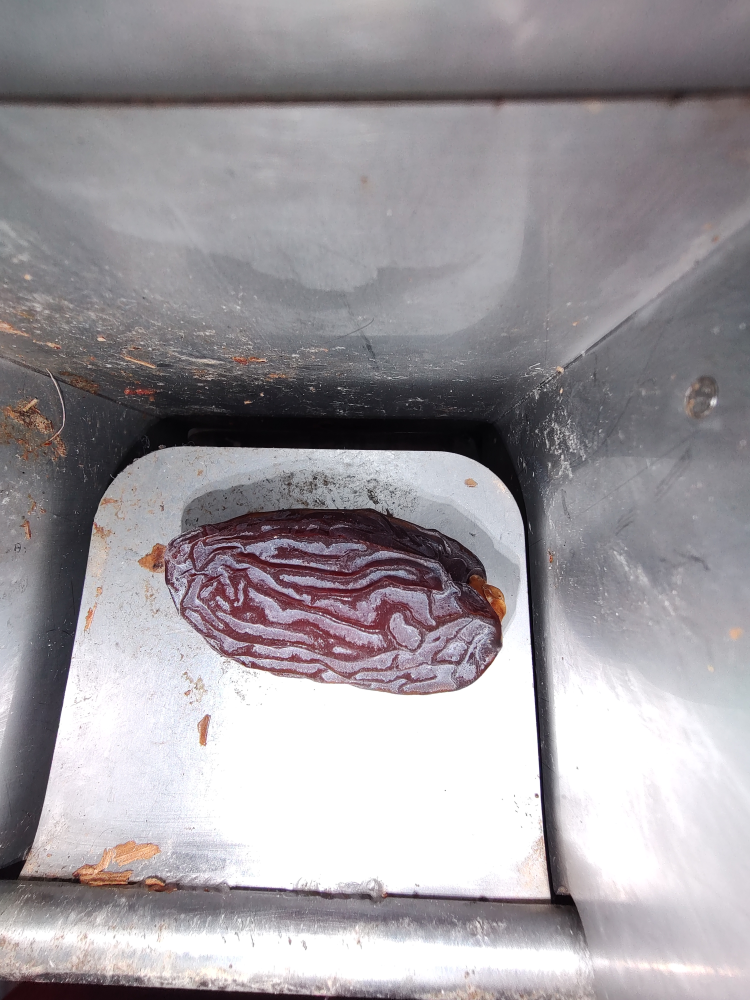
#> input picture ImageAssets/Juicy/Juicy1.jpg, 3000 x 4000 px, found by its file name (shown at 1/4 size); its folder holds only this picture in this run
$ python app_morphology.py
#> lines starting #> are read from the running program, lines starting #| are printed output that depends on the picture; after the words box and inside, x2 and y2 are one past the last pixel; in counts of white or black regions, pixels touching at a corner belong together
import cv2 as cv

# import argparse
max_value = 255
max_value_H = 360//2
low_H = 0
low_S = 0
low_V = 0
high_H = max_value_H
high_S = max_value
high_V = max_value

window_capture_name = 'Original'
window_detection_name = 'Object Detection'
window_controls_name = 'Controls'
windows_final_name = 'final output'

low_H_name = 'Low H'
low_S_name = 'Low S'
low_V_name = 'Low V'
high_H_name = 'High H'
high_S_name = 'High S'
high_V_name = 'High V'


# create windows
cv.namedWindow(window_capture_name, cv.WINDOW_NORMAL)
cv.namedWindow(window_detection_name, cv.WINDOW_NORMAL)
cv.namedWindow(window_controls_name, cv.WINDOW_NORMAL)
cv.namedWindow(windows_final_name, cv.WINDOW_NORMAL)

cv.createTrackbar(low_H_name, window_controls_name , high_H-45, max_value_H, lambda _:_)
cv.createTrackbar(high_H_name, window_controls_name , high_H, max_value_H, lambda _:_)
cv.createTrackbar(low_S_name, window_controls_name , low_S+60, max_value, lambda _:_)
cv.createTrackbar(high_S_name, window_controls_name , high_S, max_value, lambda _:_)
cv.createTrackbar(low_V_name, window_controls_name , low_V, max_value, lambda _:_)
cv.createTrackbar(high_V_name, window_controls_name , high_V, max_value, lambda _:_)

# slider for images
# imagefilepaths = [".\\..\\ImageAssets\\subtraction\\full.JPG", ".\\..\\ImageAssets\\subtraction\\empty.JPG"]

import os
imdir = '.\\..\\ImageAssets\\Juicy\\'
files = os.listdir(imdir)
image_paths = list(
    map(lambda filename: imdir+filename,
        filter(
            lambda filename: filename.endswith(('.jpg','.JPG')), files)
        )
    )

cv.createTrackbar("Image", window_controls_name, 0, len(image_paths)-1, lambda _:_)


# start running program
while True:

    frame = cv.imread(image_paths[cv.getTrackbarPos("Image",window_controls_name)])
#> frame is the input picture: shape (4000, 3000, 3); mean B, G, R 158.4, 153.8, 158.4

    # frame = cv.imread(imagefilepaths[cv.getTrackbarPos("image_selector", window_controls_name)])
    frame = cv.resize(frame, (800,800))
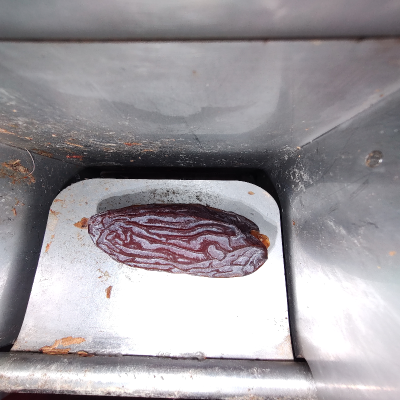
#> frame: shape (800, 800, 3) (shown at 1/2 size); mean B, G, R 158.4, 153.8, 158.4

    frame_HSV = cv.cvtColor(frame, cv.COLOR_BGR2HSV)
#> frame_HSV: shape (800, 800, 3); mean H, S, V 112.5, 18.3, 161.2
    segmented_binary_img = cv.inRange(frame_HSV,
                                 (cv.getTrackbarPos(low_H_name, window_controls_name),
                                  cv.getTrackbarPos(low_S_name, window_controls_name),
                                  cv.getTrackbarPos(low_V_name, window_controls_name)),
                                 (cv.getTrackbarPos(high_H_name, window_controls_name),
                                  cv.getTrackbarPos(high_S_name, window_controls_name),
                                  cv.getTrackbarPos(high_V_name, window_controls_name)))
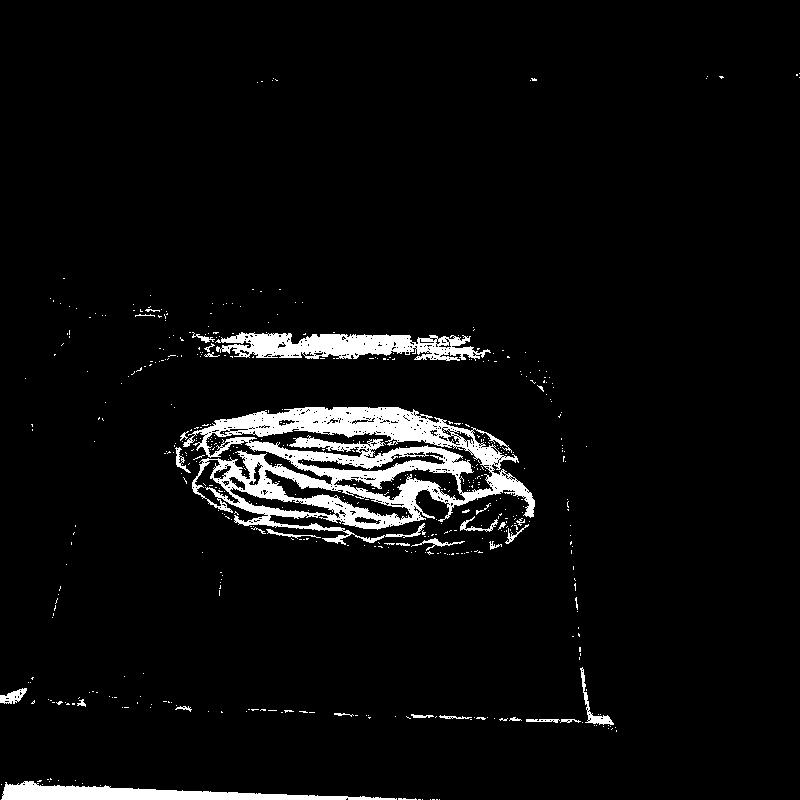
#> segmented_binary_img: shape (800, 800); 4.9% white; 527 white regions (495 under 20 px), largest, box (x1, y1, x2, y2) and area: (183, 407, 535, 545) 19759, (215, 332, 491, 361) 4725, (1, 781, 397, 800) 3553

    cv.imshow(window_capture_name, frame)
    cv.imshow(window_detection_name, segmented_binary_img)

    # -- create border
    thresh = cv.threshold(segmented_binary_img, 250, 255, cv.THRESH_BINARY)[1] # this may be superfluous, thresholding a binary image?
    # cv.imshow(windows_final_name, thresh)

    # apply morphology close
    kernel = cv.getStructuringElement(cv.MORPH_ELLIPSE, (10, 10))
    close = cv.morphologyEx(thresh, cv.MORPH_CLOSE, kernel)
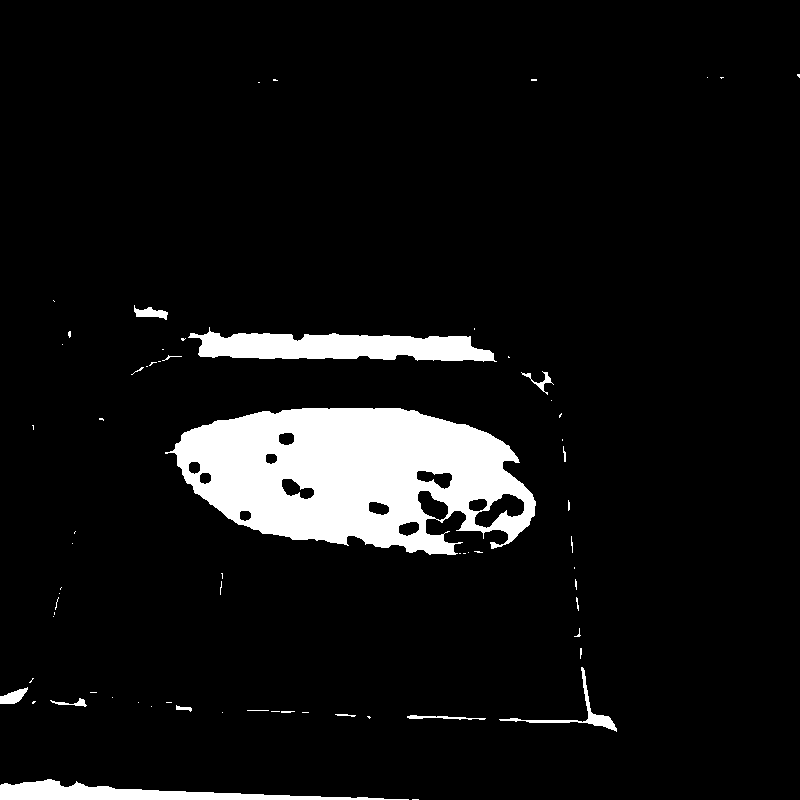
#> close: shape (800, 800); 7.5% white; 69 white regions (51 under 20 px), largest, box (x1, y1, x2, y2) and area: (165, 408, 536, 555) 35810, (188, 327, 497, 362) 6610, (0, 779, 409, 800) 3563
    cv.imshow(windows_final_name, close)


    key = cv.waitKey(30)
#> (key q is pressed here)
    if key == ord('q') or key == 27:
        break

cv.destroyAllWindows()

$ run again, on ImageAssets/Juicy/Juicy5.jpg
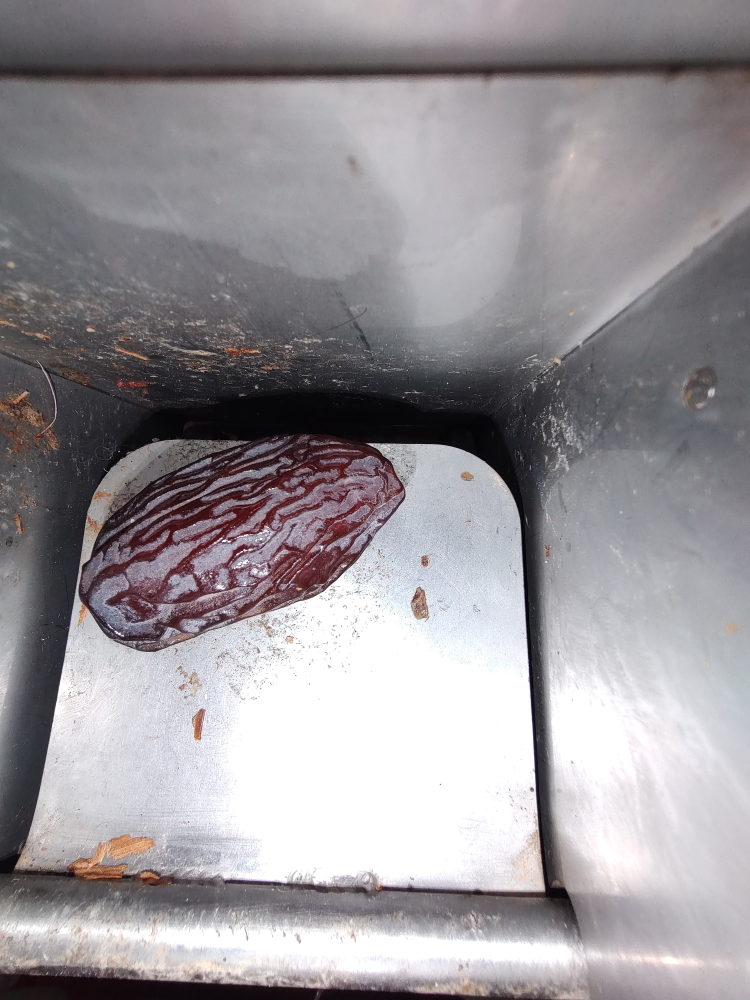
#> input picture ImageAssets/Juicy/Juicy5.jpg, 3000 x 4000 px, found by its file name (shown at 1/4 size)
#> frame is the input picture: shape (4000, 3000, 3); mean B, G, R 153.3, 149.4, 153.4
#> frame: shape (800, 800, 3)
#> frame_HSV: shape (800, 800, 3); mean H, S, V 113.4, 19, 156.3
#> `segmented_binary_img = cv.inRange(frame_HSV, (cv.getTrackbarPos(low_H_..`:
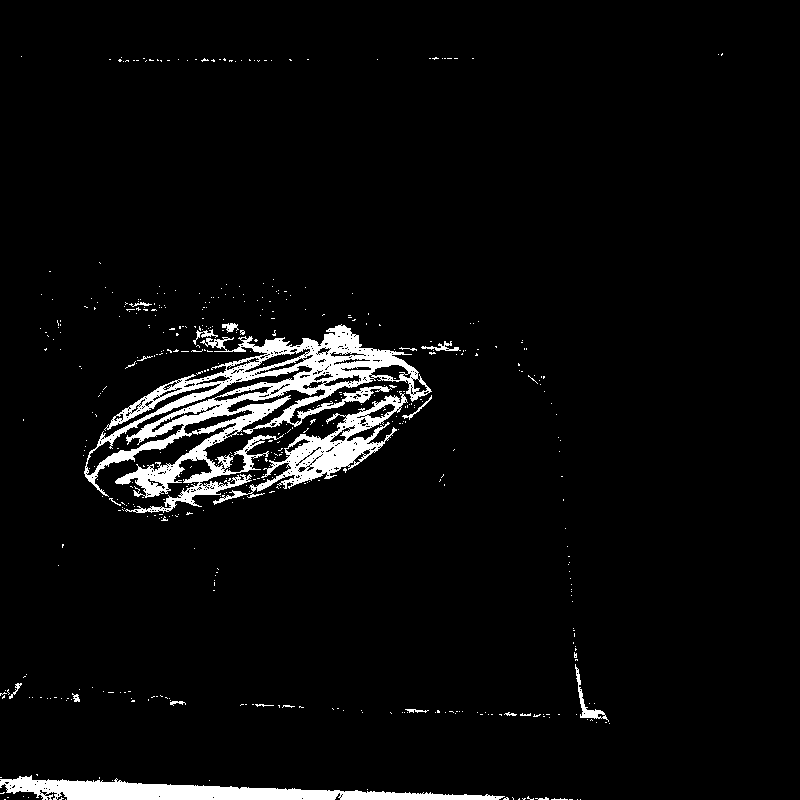
#> segmented_binary_img: shape (800, 800); 4.6% white; 495 white regions (473 under 20 px), largest, box (x1, y1, x2, y2) and area: (84, 324, 432, 513) 16549, (0, 775, 505, 800) 5913, (213, 391, 408, 505) 4341
#> `close = cv.morphologyEx(thresh, cv.MORPH_CLOSE, kernel)`:
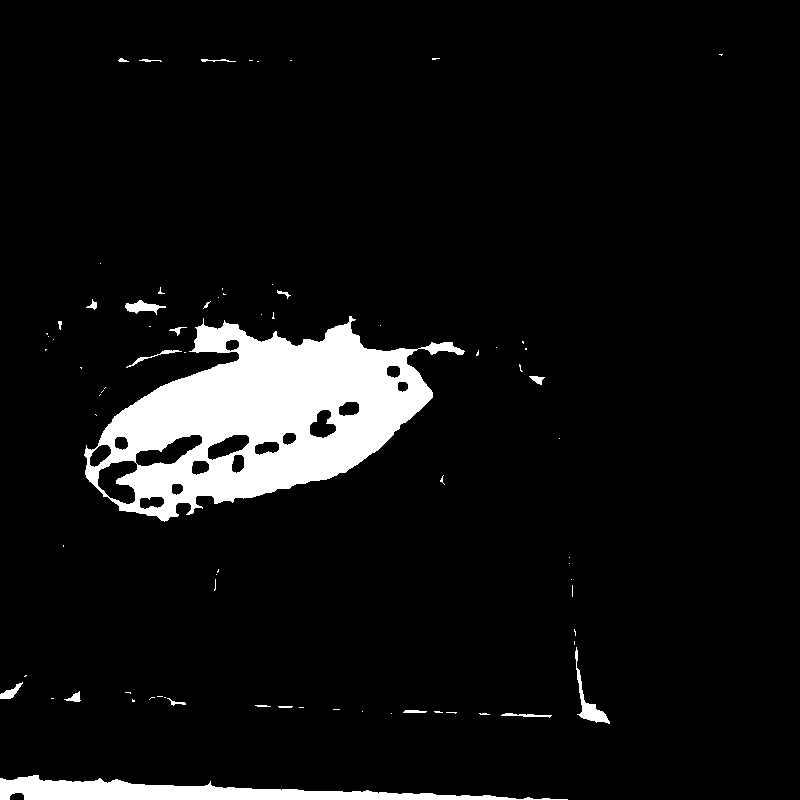
#> close: shape (800, 800); 7.1% white; 77 white regions (56 under 20 px), largest, box (x1, y1, x2, y2) and area: (84, 316, 465, 522) 36876, (0, 775, 568, 800) 6282, (575, 647, 610, 724) 541

$ run again, on ImageAssets/Juicy/Juicy6.jpg
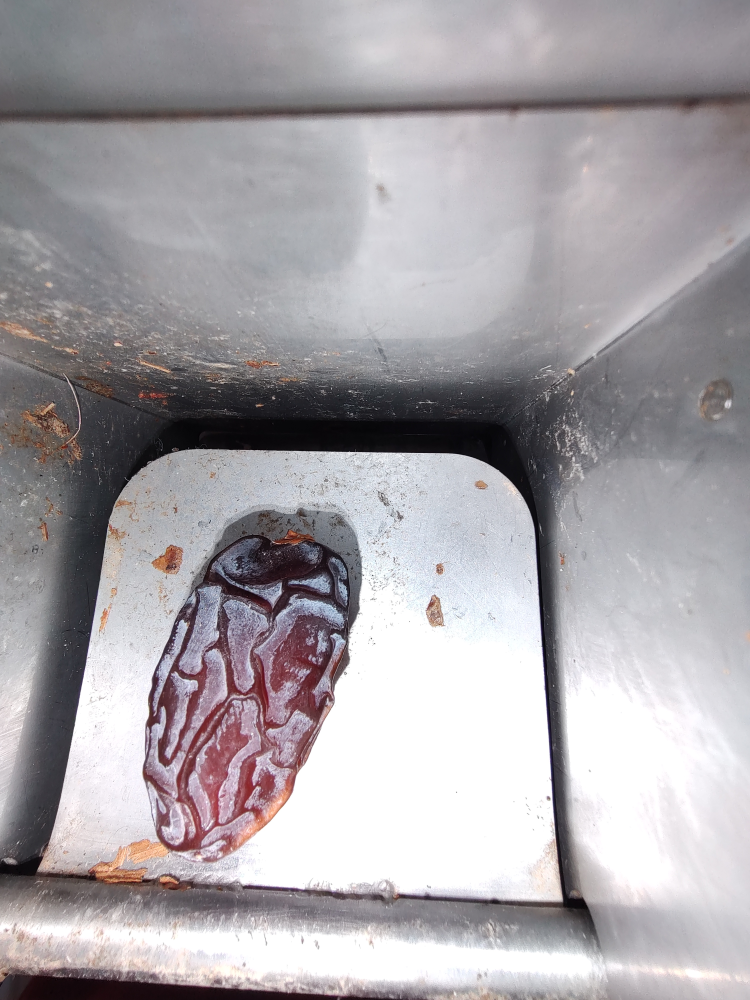
#> input picture ImageAssets/Juicy/Juicy6.jpg, 3000 x 4000 px, found by its file name (shown at 1/4 size)
#> frame is the input picture: shape (4000, 3000, 3); mean B, G, R 167.6, 163.5, 167.8
#> frame: shape (800, 800, 3)
#> frame_HSV: shape (800, 800, 3); mean H, S, V 109.5, 17, 170.8
#> `segmented_binary_img = cv.inRange(frame_HSV, (cv.getTrackbarPos(low_H_..`:
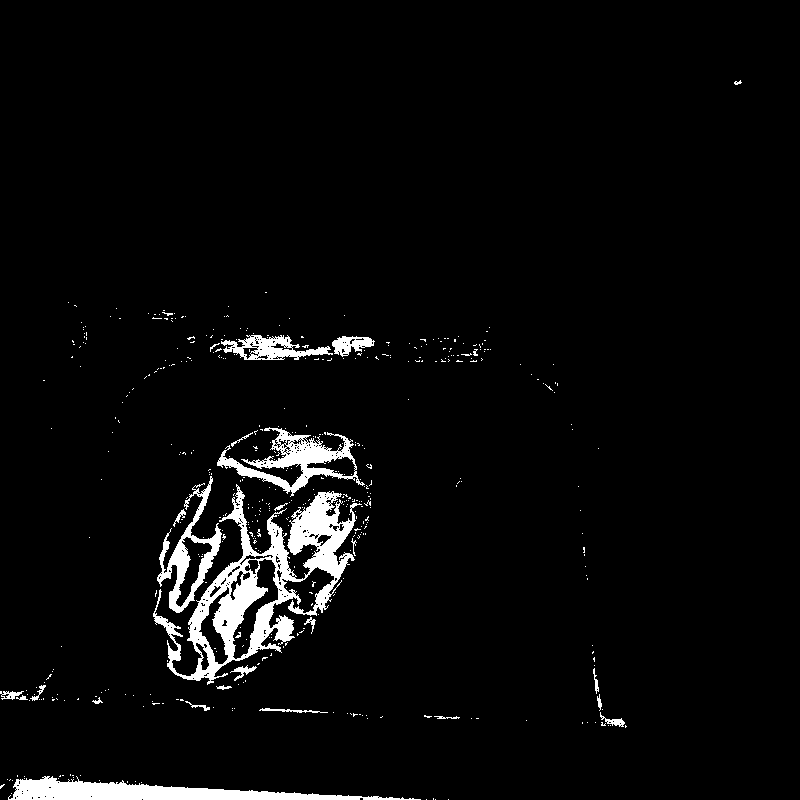
#> segmented_binary_img: shape (800, 800); 3.9% white; 475 white regions (448 under 20 px), largest, box (x1, y1, x2, y2) and area: (153, 484, 362, 685) 11116, (8, 776, 421, 800) 4516, (217, 427, 365, 497) 3063
#> `close = cv.morphologyEx(thresh, cv.MORPH_CLOSE, kernel)`:
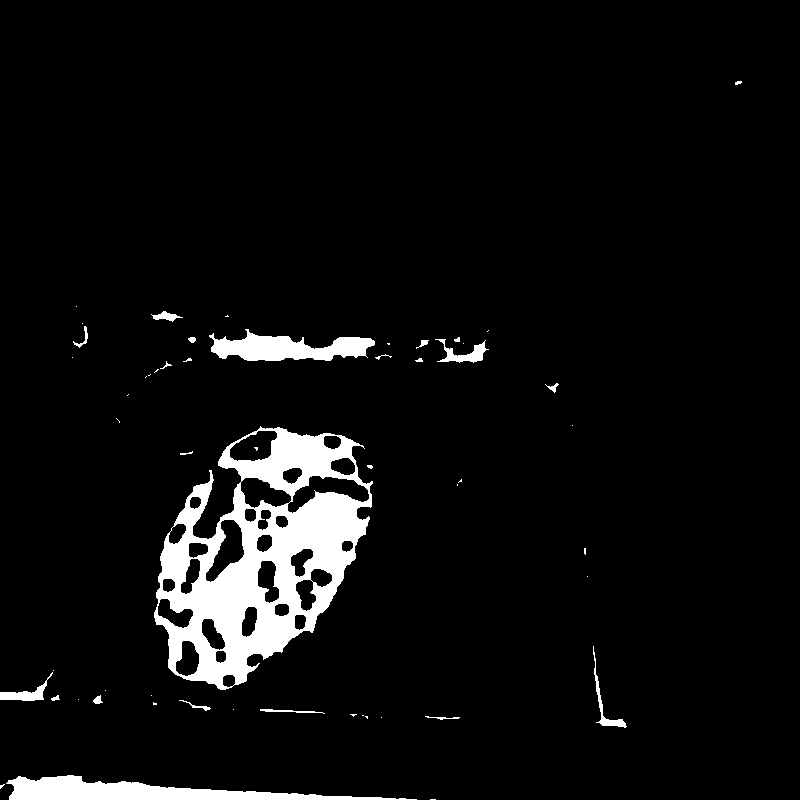
#> close: shape (800, 800); 5.6% white; 54 white regions (32 under 20 px), largest, box (x1, y1, x2, y2) and area: (154, 426, 373, 690) 26083, (6, 775, 417, 800) 4666, (209, 329, 375, 361) 3003
